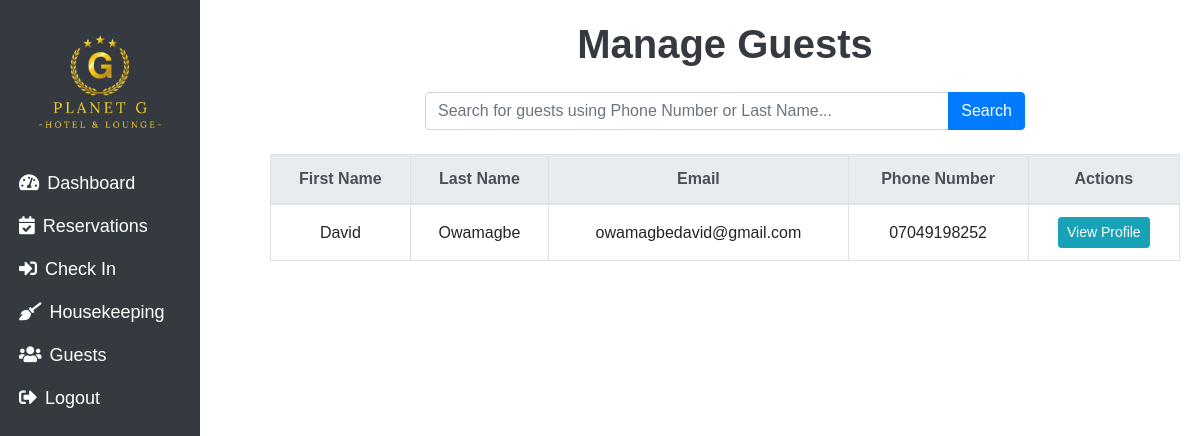
Page /guests on the earlier database version.
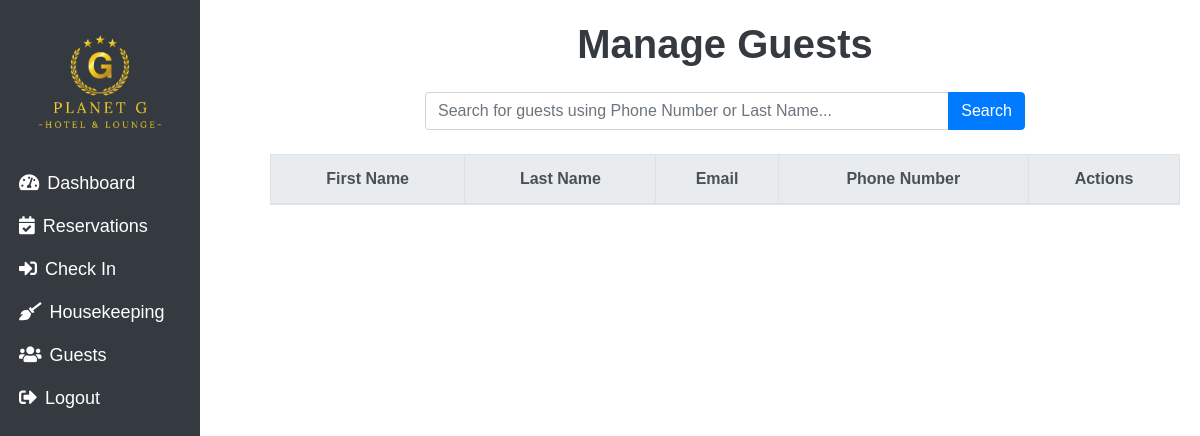
Same page on the later database version.
### main.py (models this page shows)
class Guest(db.Model):
    id = db.Column(db.Integer, primary_key=True)
    first_name = db.Column(db.String(100), nullable=False)
    last_name = db.Column(db.String(100), nullable=False)
    phone_number = db.Column(db.String(20), nullable=False, unique=True)  # Ensure phone number is unique
    email = db.Column(db.String(120), nullable=False, unique=True)  # Email remains unique
    address = db.Column(db.String(200), nullable=False)
    id_type = db.Column(db.String(50), nullable=True)
    id_number = db.Column(db.String(50), nullable=True)
    bookings = db.relationship('Booking', backref='guest', lazy=True)

### main.py (the view)
@app.route('/guests', methods=['GET'])
def manage_guests():
    search_query = request.args.get('search', '').strip()
    if search_query:
        guests = Guest.query.filter(
            (Guest.first_name.ilike(f"%{search_query}%")) |
            (Guest.last_name.ilike(f"%{search_query}%")) |
            (Guest.email.ilike(f"%{search_query}%")) |
            (Guest.phone_number.ilike(f"%{search_query}%"))
        ).all()
    else:
        guests = Guest.query.all()
    return render_template('manage_guests.html', guests=guests, search_query=search_query)

### templates/manage_guests.html (shortened to what this page needs)
<!DOCTYPE html>
<html lang="en">
<head>
    <link rel="stylesheet" href="https://stackpath.bootstrapcdn.com/bootstrap/4.5.2/css/bootstrap.min.css">
    <link rel="stylesheet" href="/static/css/rooms.css" />
    <link rel="stylesheet" href="/static/css/dashboard.css" />
    <link href="https://cdnjs.cloudflare.com/ajax/libs/font-awesome/5.15.4/css/all.min.css" rel="stylesheet">
</head>
<body>
<div class="col-md-2 col-sm-4 bg-dark text-white vh-100 p-1 sidebar">
    <div class="text-center">
        <img src="/static/assets/images/planetgelimgbulogo.png" alt="Hotel Logo" class="img-fluid mb-2" style="width: 150px;">
    </div>
    <nav class="nav flex-column">
        <a class="nav-link text-white py-2" href="/dashboard">
            <i class="fas fa-tachometer-alt mr-2"></i>Dashboard
        </a>
        <a class="nav-link text-white py-2" href="/reservations">
            <i class="fas fa-calendar-check mr-2"></i>Reservations
        </a>
        <a class="nav-link text-white py-2" href="/bookings">
            <i class="fas fa-sign-in-alt mr-2"></i>Check In
        </a>
        <a class="nav-link text-white py-2" href="/housekeeping">
            <i class="fas fa-broom mr-2"></i>Housekeeping
        </a>
        <a class="nav-link text-white py-2" href="/guests">
            <i class="fas fa-users mr-2"></i>Guests
        </a>
        <a class="nav-link text-white py-2" href="/logout">
            <i class="fas fa-sign-out-alt mr-2"></i>Logout
        </a>
    </nav>
</div>
    <div class="content">
        <h1 class="text-center">Manage Guests</h1>
        <form method="GET" action="{{ url_for('manage_guests') }}" class="search-bar">
            <div class="input-group">
                <input type="text" name="search" class="form-control" placeholder="Search for guests using Phone Number or Last Name..." value="{{ search_query }}">
                <div class="input-group-append">
                    <button class="btn btn-primary" type="submit">Search</button>
                </div>
            </div>
        </form>
        <div class="table-responsive">
            <table class="table table-bordered table-hover">
                <thead class="thead-light">
                    <tr>
                        <th>First Name</th>
                        <th>Last Name</th>
                        <th>Email</th>
                        <th>Phone Number</th>
                        <th>Actions</th>
                    </tr>
                </thead>
                <tbody>
                    {% for guest in guests %}
                    <tr>
                        <td>{{ guest.first_name }}</td>
                        <td>{{ guest.last_name }}</td>
                        <td>{{ guest.email }}</td>
                        <td>{{ guest.phone_number }}</td>
                        <td>
                            <a href="{{ url_for('view_guest_profile', guest_id=guest.id) }}" class="btn btn-info btn-sm">View Profile</a>
                        </td>
                    </tr>
                    {% endfor %}
                </tbody>
            </table>
        </div>
    </div>
</body>
</html>

Differences in the rows shown:
removed Guest: first_name "David", last_name "Owamagbe", email "owamagbedavid@gmail.com", phone_number "07049198252"
